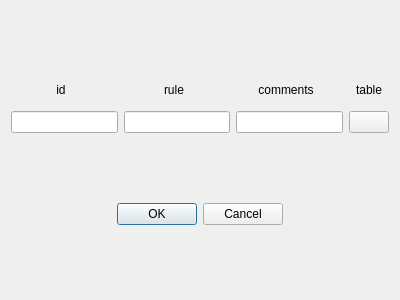
<?xml version="1.0" encoding="UTF-8"?>
<ui version="4.0">
    <class>Dialog_AddNewRow</class>
    <widget class="QDialog" name="Dialog_AddNewRow">
        <property name="geometry">
            <rect>
                <x>0</x>
                <y>0</y>
                <width>400</width>
                <height>300</height>
            </rect>
        </property>
        <property name="windowTitle">
            <string>Dialog</string>
        </property>
        <layout class="QVBoxLayout" name="verticalLayout_5">
            <item>
                <layout class="QHBoxLayout" name="horizontalLayout_2">
                    <item>
                        <layout class="QVBoxLayout" name="verticalLayout">
                            <item>
                                <widget class="BodyLabel" name="BodyLabel">
                                    <property name="sizePolicy">
                                        <sizepolicy hsizetype="Preferred" vsizetype="Minimum">
                                            <horstretch>0</horstretch>
                                            <verstretch>0</verstretch>
                                        </sizepolicy>
                                    </property>
                                    <property name="minimumSize">
                                        <size>
                                            <width>0</width>
                                            <height>20</height>
                                        </size>
                                    </property>
                                    <property name="maximumSize">
                                        <size>
                                            <width>100</width>
                                            <height>30</height>
                                        </size>
                                    </property>
                                    <property name="text">
                                        <string>id</string>
                                    </property>
                                    <property name="alignment">
                                        <set>Qt::AlignCenter</set>
                                    </property>
                                </widget>
                            </item>
                            <item>
                                <widget class="LineEdit" name="LineEdit"/>
                            </item>
                        </layout>
                    </item>
                    <item>
                        <layout class="QVBoxLayout" name="verticalLayout_2">
                            <item>
                                <widget class="BodyLabel" name="BodyLabel_2">
                                    <property name="sizePolicy">
                                        <sizepolicy hsizetype="Minimum" vsizetype="Minimum">
                                            <horstretch>0</horstretch>
                                            <verstretch>0</verstretch>
                                        </sizepolicy>
                                    </property>
                                    <property name="minimumSize">
                                        <size>
                                            <width>0</width>
                                            <height>10</height>
                                        </size>
                                    </property>
                                    <property name="maximumSize">
                                        <size>
                                            <width>100</width>
                                            <height>30</height>
                                        </size>
                                    </property>
                                    <property name="text">
                                        <string>rule</string>
                                    </property>
                                    <property name="alignment">
                                        <set>Qt::AlignCenter</set>
                                    </property>
                                </widget>
                            </item>
                            <item>
                                <widget class="LineEdit" name="LineEdit_2"/>
                            </item>
                        </layout>
                    </item>
                    <item>
                        <layout class="QVBoxLayout" name="verticalLayout_3">
                            <item>
                                <widget class="BodyLabel" name="BodyLabel_3">
                                    <property name="sizePolicy">
                                        <sizepolicy hsizetype="Preferred" vsizetype="Minimum">
                                            <horstretch>0</horstretch>
                                            <verstretch>0</verstretch>
                                        </sizepolicy>
                                    </property>
                                    <property name="minimumSize">
                                        <size>
                                            <width>0</width>
                                            <height>20</height>
                                        </size>
                                    </property>
                                    <property name="maximumSize">
                                        <size>
                                            <width>100</width>
                                            <height>30</height>
                                        </size>
                                    </property>
                                    <property name="text">
                                        <string>comments</string>
                                    </property>
                                    <property name="alignment">
                                        <set>Qt::AlignCenter</set>
                                    </property>
                                </widget>
                            </item>
                            <item>
                                <widget class="LineEdit" name="LineEdit_3"/>
                            </item>
                        </layout>
                    </item>
                    <item>
                        <layout class="QVBoxLayout" name="verticalLayout_4">
                            <item>
                                <widget class="BodyLabel" name="BodyLabel_4">
                                    <property name="sizePolicy">
                                        <sizepolicy hsizetype="Preferred" vsizetype="Minimum">
                                            <horstretch>0</horstretch>
                                            <verstretch>0</verstretch>
                                        </sizepolicy>
                                    </property>
                                    <property name="minimumSize">
                                        <size>
                                            <width>0</width>
                                            <height>20</height>
                                        </size>
                                    </property>
                                    <property name="maximumSize">
                                        <size>
                                            <width>100</width>
                                            <height>30</height>
                                        </size>
                                    </property>
                                    <property name="text">
                                        <string>table</string>
                                    </property>
                                    <property name="alignment">
                                        <set>Qt::AlignCenter</set>
                                    </property>
                                </widget>
                            </item>
                            <item>
                                <widget class="ComboBox" name="ComboBox"/>
                            </item>
                        </layout>
                    </item>
                </layout>
            </item>
            <item>
                <layout class="QHBoxLayout" name="horizontalLayout">
                    <item>
                        <spacer name="horizontalSpacer">
                            <property name="orientation">
                                <enum>Qt::Horizontal</enum>
                            </property>
                            <property name="sizeHint" stdset="0">
                                <size>
                                    <width>40</width>
                                    <height>20</height>
                                </size>
                            </property>
                        </spacer>
                    </item>
                    <item>
                        <widget class="QDialogButtonBox" name="buttonBox">
                            <property name="orientation">
                                <enum>Qt::Horizontal</enum>
                            </property>
                            <property name="standardButtons">
                                <set>QDialogButtonBox::Cancel|QDialogButtonBox::Ok</set>
                            </property>
                        </widget>
                    </item>
                    <item>
                        <spacer name="horizontalSpacer_2">
                            <property name="orientation">
                                <enum>Qt::Horizontal</enum>
                            </property>
                            <property name="sizeHint" stdset="0">
                                <size>
                                    <width>40</width>
                                    <height>20</height>
                                </size>
                            </property>
                        </spacer>
                    </item>
                </layout>
            </item>
        </layout>
    </widget>
    <customwidgets>
        <customwidget>
            <class>ComboBox</class>
            <extends>QPushButton</extends>
            <header>qfluentwidgets</header>
        </customwidget>
        <customwidget>
            <class>BodyLabel</class>
            <extends>QLabel</extends>
            <header>qfluentwidgets</header>
        </customwidget>
        <customwidget>
            <class>LineEdit</class>
            <extends>QLineEdit</extends>
            <header>qfluentwidgets</header>
        </customwidget>
    </customwidgets>
    <resources/>
    <connections>
        <connection>
            <sender>buttonBox</sender>
            <signal>accepted()</signal>
            <receiver>Dialog_AddNewRow</receiver>
            <slot>accept()</slot>
            <hints>
                <hint type="sourcelabel">
                    <x>248</x>
                    <y>254</y>
                </hint>
                <hint type="destinationlabel">
                    <x>157</x>
                    <y>274</y>
                </hint>
            </hints>
        </connection>
        <connection>
            <sender>buttonBox</sender>
            <signal>rejected()</signal>
            <receiver>Dialog_AddNewRow</receiver>
            <slot>reject()</slot>
            <hints>
                <hint type="sourcelabel">
                    <x>316</x>
                    <y>260</y>
                </hint>
                <hint type="destinationlabel">
                    <x>286</x>
                    <y>274</y>
                </hint>
            </hints>
        </connection>
    </connections>
</ui>
